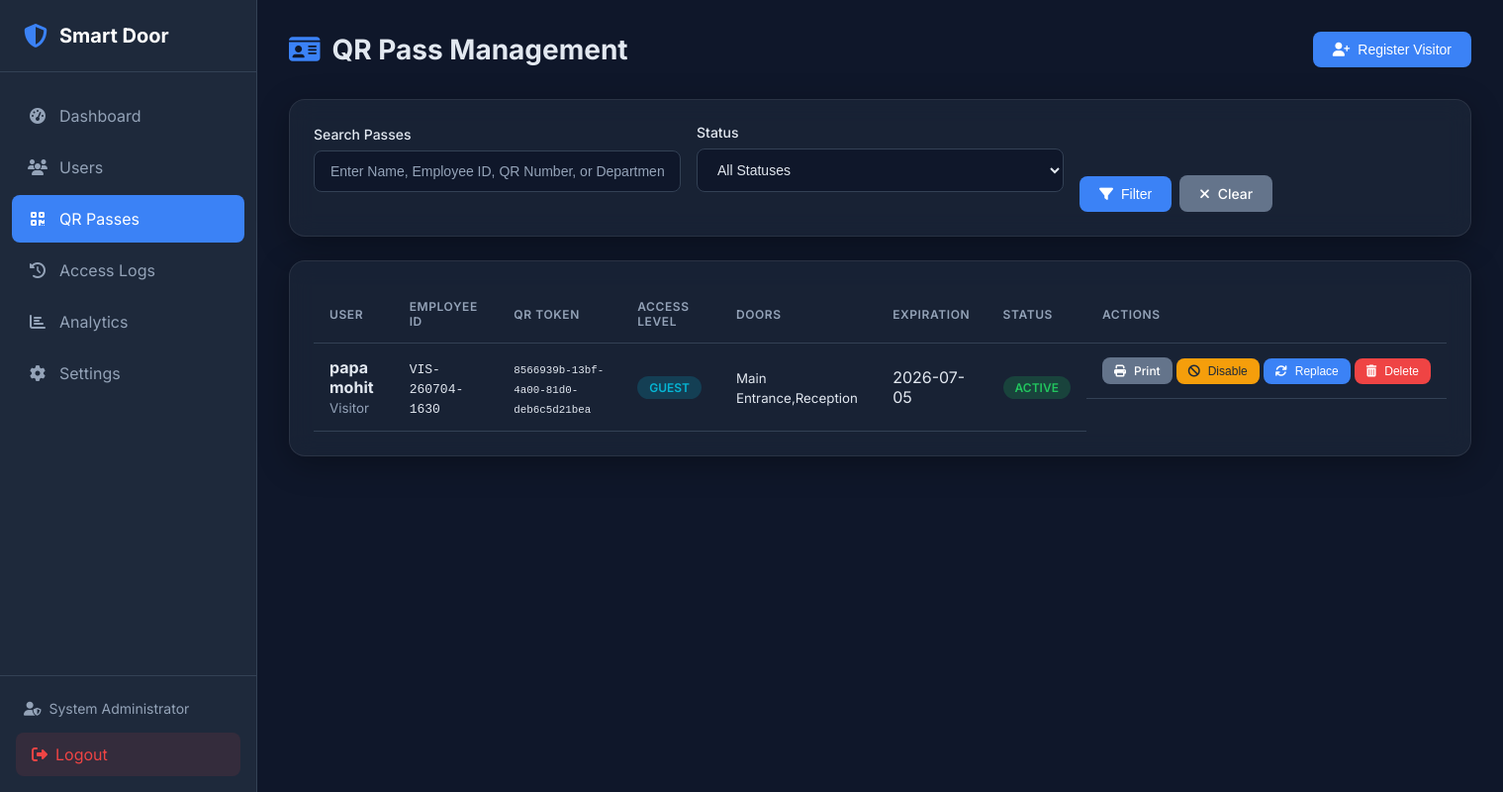
The app's page /admin/qr/passes (signed in), older data.
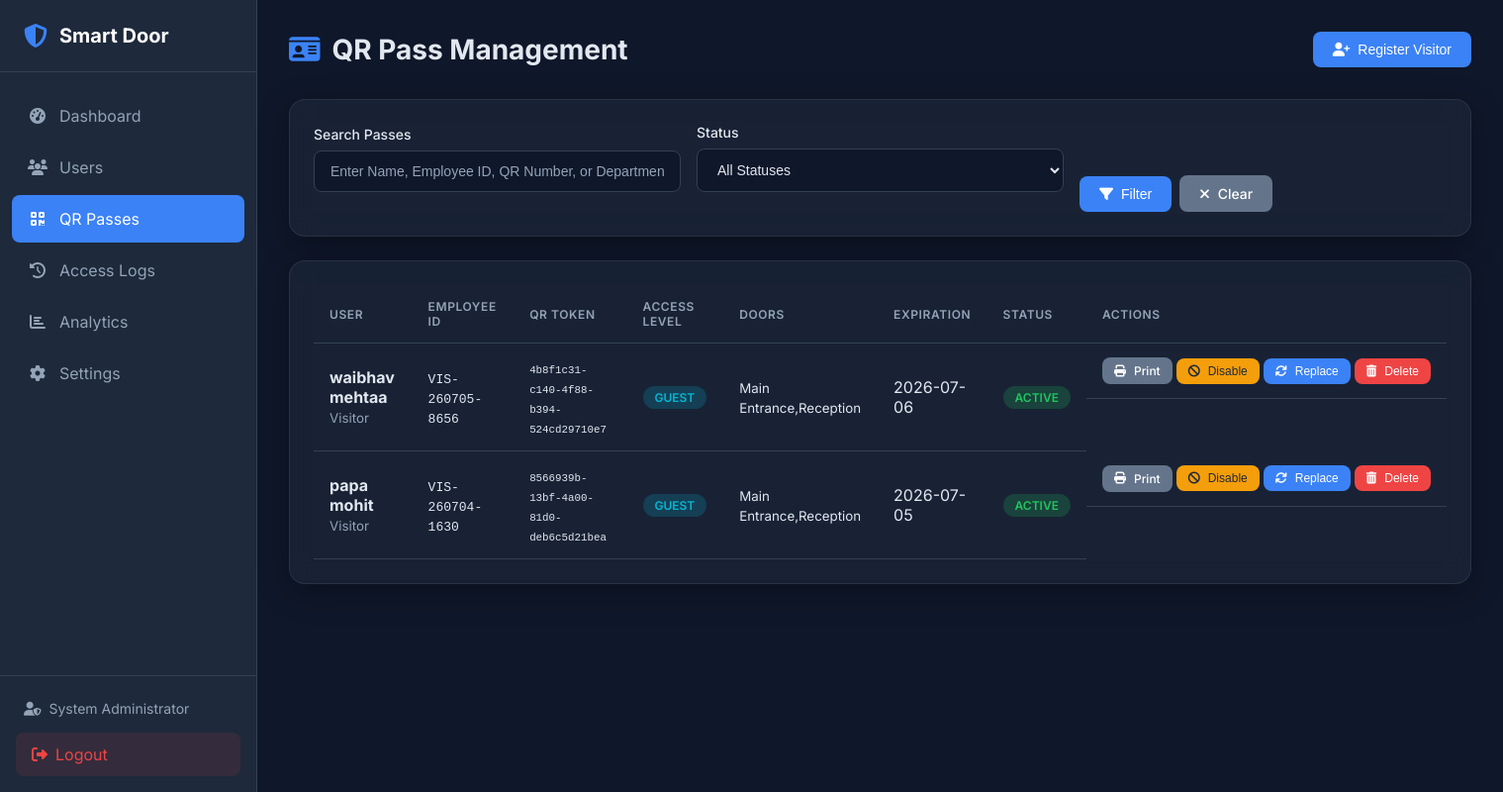
The same page, newer data.
### tables this page shows
CREATE TABLE qr_passes (
    id INTEGER PRIMARY KEY AUTOINCREMENT,
    user_id INTEGER NOT NULL,
    qr_token VARCHAR(255) UNIQUE NOT NULL,
    status VARCHAR(20) DEFAULT 'Active', -- 'Active', 'Disabled', 'Expired', 'Revoked', 'Lost', 'Replaced'
    issue_date DATETIME DEFAULT CURRENT_TIMESTAMP,
    expiration_date DATETIME NULL,
    access_level VARCHAR(50) DEFAULT 'Normal',
    allowed_doors TEXT DEFAULT 'Main Entrance',
    access_schedule TEXT, -- JSON schedule, e.g. {"days": [1,2,3,4,5], "start_time": "09:00", "end_time": "18:00"}
    created_at DATETIME DEFAULT CURRENT_TIMESTAMP,
    updated_at DATETIME DEFAULT CURRENT_TIMESTAMP,
    FOREIGN KEY (user_id) REFERENCES users(id) ON DELETE CASCADE
);

CREATE TABLE users (
    id INTEGER PRIMARY KEY AUTOINCREMENT,
    employee_id VARCHAR(50) UNIQUE NOT NULL,
    first_name VARCHAR(50) NOT NULL,
    last_name VARCHAR(50) NOT NULL,
    email VARCHAR(100) UNIQUE,
    phone VARCHAR(20),
    department VARCHAR(100),
    designation VARCHAR(100),
    is_active BOOLEAN DEFAULT 1,
    face_enrolled BOOLEAN DEFAULT 0,
    fingerprint_enrolled BOOLEAN DEFAULT 0,
    created_at DATETIME DEFAULT CURRENT_TIMESTAMP,
    updated_at DATETIME DEFAULT CURRENT_TIMESTAMP,
    created_by INTEGER, user_type VARCHAR(50) DEFAULT 'Employee', access_level VARCHAR(50) DEFAULT 'Normal', allowed_doors TEXT DEFAULT 'Main Entrance', status VARCHAR(20) DEFAULT 'Active', expiration_date DATETIME NULL,
    FOREIGN KEY (created_by) REFERENCES admin(id)
);

### web/routes/qr_routes.py (the view)
@qr_bp.route('/admin/qr/passes')
@login_required
def list_passes():
    search = request.args.get('search', '').strip()
    status = request.args.get('status', '').strip()
    page = int(request.args.get('page', 1))
    per_page = 20
    passes = qr_repo.get_all_passes(
        limit=per_page,
        offset=(page - 1) * per_page,
        search=search,
        status=status
    )
    return render_template(
        'qr/list.html',
        passes=passes,
        page=page,
        search=search,
        status_filter=status
    )

### database/db_manager.py (called while the page is built, shortened)
    def _get_connection(self) -> sqlite3.Connection:
        return self._local.connection

    def execute(self, query: str, params: tuple = ()) -> sqlite3.Cursor:
        conn = self._get_connection()
        cursor = conn.cursor()
        cursor.execute(query, params)
        return cursor

### web/routes/qr_routes.py (called while the page is built)
def login_required(f):
    @wraps(f)
    def decorated_function(*args, **kwargs):
        if 'admin_id' not in session:
            flash('Please log in to access this page.', 'warning')
            return redirect(url_for('login'))
        return f(*args, **kwargs)
    return decorated_function

### web/templates/qr/list.html (shortened to what the changed rows need)
{% extends "base.html" %}
{% block extra_css %}
<link rel="stylesheet" href="{{ url_for('static', filename='css/qr.css') }}">
{% endblock %}
{% block content %}
<div class="page-header">
    <h1><i class="fas fa-id-card"></i> QR Pass Management</h1>
</div>
<div class="qr-glass-card">
    <div class="table-responsive">
        <table class="table">
            <thead>
                <tr>
                    <th>User</th>
                    <th>Employee ID</th>
                    <th>QR Token</th>
                    <th>Access Level</th>
                    <th>Doors</th>
                    <th>Expiration</th>
                    <th>Status</th>
                    <th>Actions</th>
                </tr>
            </thead>
            <tbody>
                {% if passes %}
                    {% for p in passes %}
                    <tr>
                        <td><strong>{{ p.first_name }} {{ p.last_name }}</strong><br><small class="text-muted">{{ p.department or '-' }}</small></td>
                        <td><code>{{ p.employee_id }}</code></td>
                        <td><small><code>{{ p.qr_token }}</code></small></td>
                        <td><span class="badge badge-info">{{ p.access_level }}</span></td>
                        <td><small>{{ p.allowed_doors }}</small></td>
                        <td>
                            {% if p.expiration_date %}
                                {{ p.expiration_date.split(' ')[0] }}
                            {% else %}
                                <span class="text-muted">Lifetime</span>
                            {% endif %}
                        </td>
                        <td>
                            {% if p.status == 'Active' %}
                                <span class="badge badge-success">Active</span>
                            {% elif p.status == 'Disabled' %}
                                <span class="badge badge-warning">Disabled</span>
                            {% elif p.status == 'Expired' %}
                                <span class="badge badge-expired">Expired</span>
                            {% elif p.status == 'Revoked' %}
                                <span class="badge badge-revoked">Revoked</span>
                            {% elif p.status == 'Lost' %}
                                <span class="badge badge-lost">Lost</span>
                            {% else %}
                                <span class="badge badge-replaced">Replaced</span>
                            {% endif %}
                        </td>
                        <td class="actions">
                            <a href="{{ url_for('qr.print_pass', pass_id=p.id) }}" class="btn btn-sm btn-secondary" title="Print Card" target="_blank">
                                <i class="fas fa-print"></i> Print
                            </a>
                            {% if p.status == 'Active' %}
                            <form method="POST" action="{{ url_for('qr.toggle_pass_status', pass_id=p.id) }}" style="display: inline;">
                                <button type="submit" class="btn btn-sm btn-warning" title="Disable Pass">
                                    <i class="fas fa-ban"></i> Disable
                                </button>
                            </form>
                            {% elif p.status == 'Disabled' %}
                            <form method="POST" action="{{ url_for('qr.toggle_pass_status', pass_id=p.id) }}" style="display: inline;">
                                <button type="submit" class="btn btn-sm btn-success" title="Enable Pass">
                                    <i class="fas fa-check"></i> Enable
                                </button>
                            </form>
                            {% endif %}
                            <form method="POST" action="{{ url_for('qr.regenerate_pass', user_id=p.user_id) }}" style="display: inline;"
                                  onsubmit="return confirm('Regenerating will immediately revoke this card and issue a new secure UUID token. Proceed?');">
                                <button type="submit" class="btn btn-sm btn-primary" title="Regenerate/Replace">
                                    <i class="fas fa-sync"></i> Replace
                                </button>
                            </form>
                            <form method="POST" action="{{ url_for('qr.delete_pass', pass_id=p.id) }}" style="display: inline;"
                                  onsubmit="return confirm('Are you sure you want to permanently delete this QR Pass and its visitor record?');">
                                <button type="submit" class="btn btn-sm btn-danger" title="Delete Pass">
                                    <i class="fas fa-trash-alt"></i> Delete
                                </button>
                            </form>
                        </td>
                    </tr>
                    {% endfor %}
                {% else %}
                <tr>
                    <td colspan="8" class="text-center text-muted">No QR Passes found.</td>
                </tr>
                {% endif %}
            </tbody>
        </table>
    </div>
</div>
{% endblock %}

Row changes from the older to the newer data that the page shows:
added qr_passes: first_name "waibhav", last_name "mehtaa", department "Visitor", employee_id "VIS-260705-8656", qr_token "4b8f1c31-c140-4f88-b394-524cd29710e7", access_level "GUEST", allowed_doors "Main Entrance,Reception", expiration_date "2026-07-06", status "ACTIVE"
